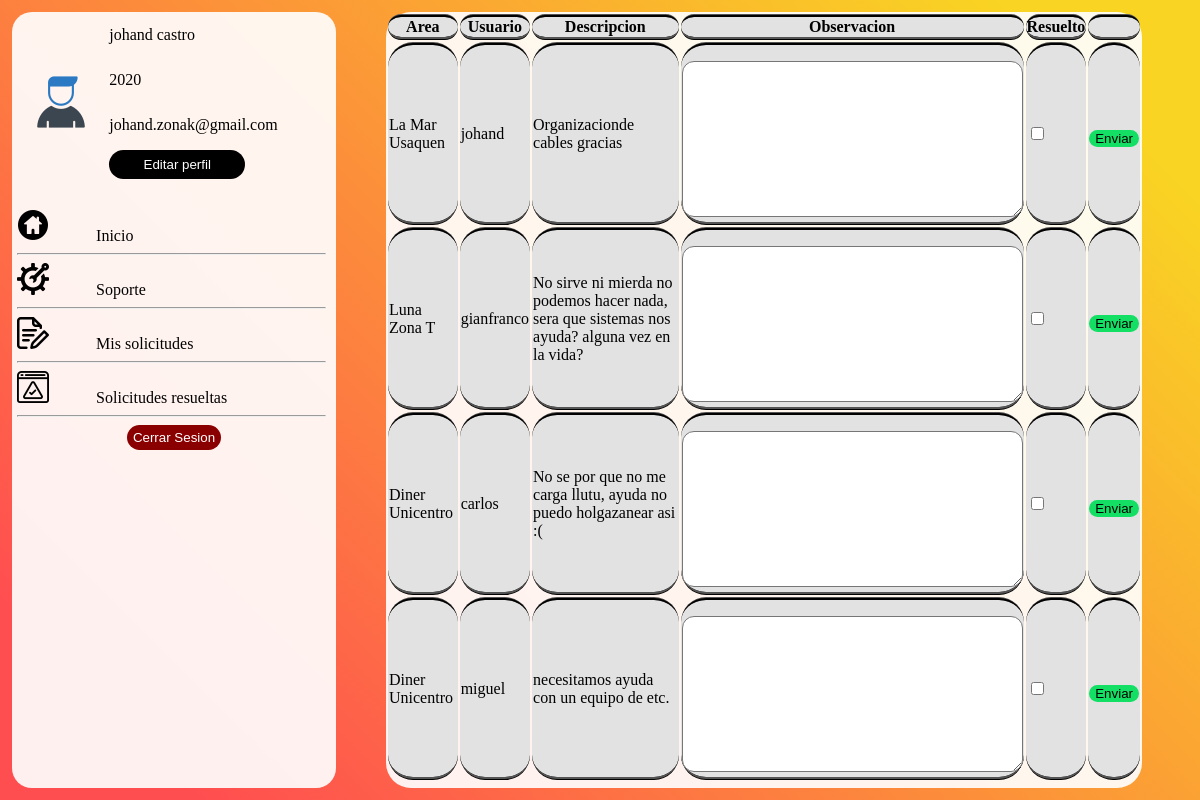
The page /solicitudes/ (signed in) on the database its author committed.
### SoporteTecnico/models.py (models this page shows, shortened)
class Usuario(AbstractBaseUser):
    id=models.IntegerField(primary_key=True,unique=True,null=False,blank=False)
    nombres=models.CharField(max_length=80,blank=False)
    apellidos=models.CharField(max_length=80,blank=False)
    email=models.EmailField(unique=True,null=False,blank=False)
    username=models.CharField(unique=True ,max_length=100,null=False,blank=False)
    usuario_activo=models.BooleanField(default=True)
    usuario_admin=models.BooleanField(default=False)
    objects=UsuarioManager()
    USERNAME_FIELD='username'
    REQUIRED_FIELDS=['id','nombres','apellidos','email']

class Solicitud(models.Model):
    codigo=models.AutoField(primary_key=True)
    idarea=models.ForeignKey(Area,blank=False,null=False,on_delete=models.CASCADE)
    nombrearea=models.CharField(max_length=100,blank=True,null=False,default='')
    idpersona=models.ForeignKey(Usuario,blank=False,on_delete=models.PROTECT)
    nombrepersona=models.CharField(max_length=100,blank=True,null=False,default='')
    descripcion=models.TextField(blank=False,null=False)
    observacion=models.TextField(default='',blank=True,null=False)
    resuelto=models.BooleanField(default=False)

### SoporteTecnico/views.py (the view)
# urls.py: path('solicitudes/',views.solicitudes,name='solicitudes')
@login_required
def solicitudes(request):
    def aux(soli:Solicitud):
            return FormSolicitud(instance=soli)
    formularios=list(map(aux,Solicitud.objects.all()))
    if request.method=='GET':return render(request,'solicitudes.html',{'forms':formularios})
    elif request.method=='POST':
        print(request.POST)
        return redirect("solicitudes")

### SoporteTecnico/templates/solicitudes.html (shortened to what this page needs)
{% extends 'baseMenu.html' %}
{% block content %}
<div class="diseñotabla">
    <table class="solitabla">
        <thead>
            <tr>
                <th class="celdas">Area</th>
                <th class="celdas">Usuario</th>
                <th class="celdas">Descripcion</th>
                <th class="celdas">Observacion</th>
                <th class="celdas">Resuelto</th>
                <th class="celdas"></th>
            </tr>
        </thead>
        <tbody>
        {% for form in forms %}
        <form method="POST" class="fsolicitud">
            <tr>
                <td class="celdas">{{form.nombrearea.value}}</td>
                <td class="celdas">{{form.nombrepersona.value}}</td>
                <td class="celdas">{{form.descripcion.value}}</td>
                <td class="celdas">{{form.observacion}}</td>
                <td class="celdas">{{form.resuelto}}</td>
                <td class="celdas">{{form.enviar}}</td>
            </tr>
        </form>
        {% endfor %}
        </tbody>
    </table>
</div>
{% endblock %}

### SoporteTecnico/templates/baseMenu.html (shortened to what this page needs)
{% load static %}
<!DOCTYPE html>
<html lang="en">
<head>
    <link rel="stylesheet" href="{% static 'styles/styleMenu.css' %}" type="text/css">
    <link rel="stylesheet" href="{% static 'styles/styleSoporte.css' %}" type="text/css">
    <link rel="stylesheet" href="{% static 'styles/styleSolicitudes.css' %}" type="text/css">
</head>
<body>
    <nav>
        <div class="datos">
            <img class="imguser" src="{% static 'img/user.png' %}" alt="" id="imgs">
            <p class="inf">{{user.nombres}} {{user.apellidos}}</p>
            <p class="inf">{{user.id}}</p>
            <p class="inf">{{user.email}}</p>
            <button class="binfo" type="button">Editar perfil</button>
        </div>
        <ul class="opciones">
            <li class="items" href="/#/"><img class="imgop" src="{% static 'img/inicio.png' %}" alt="" id="imgs">Inicio</li>
            <hr>
            <li class="items" href="/#/"><img class="imgop" src="{% static 'img/soporte.png' %}" alt="" id="imgs">Soporte</li>
            <hr>
            <li class="items" href="/#/"><img class="imgop" src="{% static 'img/solicitud.png' %}" alt="" id="imgs">Mis solicitudes</li>
            <hr>
            <li class="items" href="/#/"><img class="imgop" src="{% static 'img/resuelto.png' %}" alt="" id="imgs">Solicitudes resueltas</li>
            <hr>
            <button onclick="window.location.href = '/logout';" class="blogout" type="button">Cerrar Sesion</button>
        </ul>
    </nav>
    {% block content %}
    {% endblock %}
</body>
</html>

### SoporteTecnico/static/styles/styleMenu.css (style rules this page uses)
body { display: grid; grid-template-columns: 30% 70%; min-height: 97vh; margin: 1% 1% 1% 1%; background: linear-gradient(45deg,#FF4E50 10%,#F9D423 90%); width: 90%; height: 90%; }
nav { border-radius: 20px; background-color: rgba(255, 255, 255, 0.915); }
.datos { display: grid; grid-template-columns: 30% 70%; grid-template-rows: 1fr 1fr 1fr 1fr; }
.imguser { grid-row: 1/ span 4; margin: auto; }
.binfo { color: white; border-style: none; border-radius: 30px; background-color: black; margin: 1% 40% 6% 0%; }
.inf { margin: 6% 0% 6% 0%; }
hr { border-style: inset; margin-right: 5px; color: gray; }
.opciones { list-style-type: none; margin-left: 0px; margin-right: 0px; padding-left: 5px; padding-right: 5px; }
.items { display: inline; border-radius: 10px; }
.imgop { margin-right: 15%; }
.blogout { border-style: none; border-radius: 25px; margin-left:35%; margin-right: 35%; padding-top: 5px; padding-bottom: 5px; color: white; background-color: #8A0000; }

### SoporteTecnico/static/styles/styleSoporte.css (style rules this page uses)
.sopitems { margin-top:15px; border-radius: 12px; }
.boton { border-style: none; background-color: #12DF63; border-radius: 25px; margin-top: 10px; }

### SoporteTecnico/static/styles/styleSolicitudes.css (style rules this page uses)
.diseñotabla { display: flex; align-items: flex-start; justify-content: center; width: 100%; margin-left: 50px; margin-right: 0px; border-radius: 25px; background-color: rgba(255, 255, 255, 0.915); }
.solitabla { border-bottom: 1px; border-left: 1px; border-right: 1px; border-radius: 25px; width: 100%; }
.celdas { word-wrap: break-word; border-style:ridge; border-color: black; border-left: 1px; border-right: 1px; border-radius: 25px; background-color: #E2E2E2; }

### rows shown on the page
Usuario: nombres "johand", apellidos "castro", id "2020", email "johand.zonak@gmail.com"
Solicitud: nombrearea.value "La Mar Usaquen", nombrepersona.value "johand", descripcion.value "Organizacionde cables gracias"
Solicitud: nombrearea.value "Luna Zona T", nombrepersona.value "gianfranco", descripcion.value "No sirve ni mierda no podemos hacer nada, sera que sistemas nos ayuda? alguna vez en la vida?"
Solicitud: nombrearea.value "Diner Unicentro", nombrepersona.value "carlos", descripcion.value "No se por que no me carga llutu, ayuda no puedo holgazanear asi :("
Solicitud: nombrearea.value "Diner Unicentro", nombrepersona.value "miguel", descripcion.value "necesitamos ayuda con un equipo de etc."
